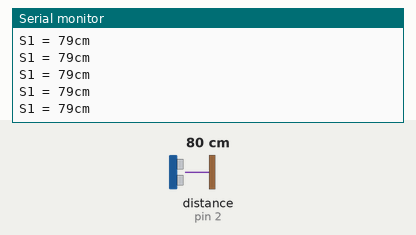
The sketch below on a simulated Arduino Uno, built with avr-gcc and run on an emulated ATmega328P. On the bench: the last lines printed to the serial monitor. Wiring (inferred from the names in the program): range finder with pulse-width output: data pin 2. The inputs (shaded band) are chosen by the test bench; at power-on: distance to the obstacle (sensor on pin 2) 80 cm. The echo pulse lasts 58.3 µs per cm.

Above: at 1.2 s.
1.3 s: distance to the obstacle (sensor on pin 2) set to 2 cm
At 1.5 s:
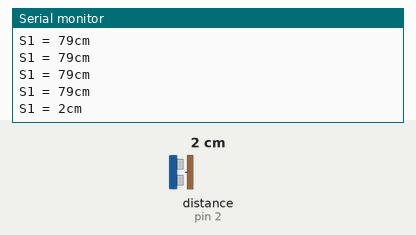
2.8 s: distance to the obstacle (sensor on pin 2) set to 4 cm
At 2.82 s:
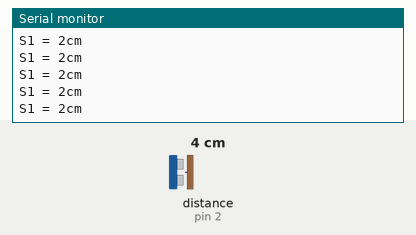
Timing chart, 0 to 5.8 s (numbered marks = the images above; inputs shaded):
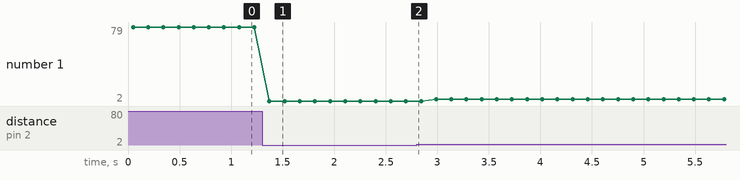

The sketch:

single_pwm.ino
```cpp
/*
Test code for the Arduino Uno
Written by Tom Bonar for testing
Sensors being used for this code are the MB70X0 from MaxBotix
*/
const int pwPin1 = 2;

long sensor1, cm;

void setup () {
  Serial.begin(9600);
  pinMode(pwPin1, INPUT);
}

void read_sensor(){
  sensor1 = pulseIn(pwPin1, HIGH);
  cm = sensor1/58;
}

void loop () {
  read_sensor();
  printall();
  delay(100);
}

void printall(){
  Serial.print("S1");
  Serial.print(" = ");
  Serial.print(cm);
  Serial.print("cm");
  Serial.println();
}
```

Measured:
- after the input at 1.3 s, the serial monitor: prints a new line after 0.07 s (image 1)
- plotted number 1: 79 → 2 after the input at 1.3 s, 2 → 4 after the input at 2.8 s
